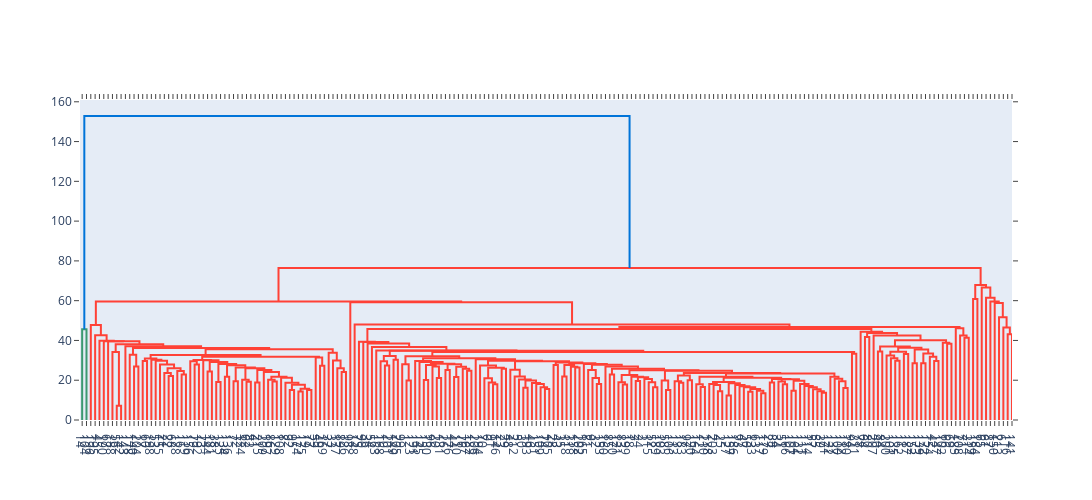

Source (notebook cell):
### Code cell
# Compute the linkage matrix using the Ward method
linked = linkage(scaled_data, method='ward')

# Plot the dendrogram
fig = ff.create_dendrogram(scaled_data, linkagefun=lambda x: linked, labels=None)
fig.update_layout(width=1800, height=500)
fig.show()

# Calculate silhouette scores for different numbers of clusters
silhouette_scores = {}
for k in range(2, 6):
    # Use fcluster to flatten the dendrogram to 'k' clusters
    labels = fcluster(linked, k, criterion='maxclust')
    score = silhouette_score(scaled_data, labels)
    silhouette_scores[k] = score
    print(f'Silhouette Score for k={k}: {score}')
